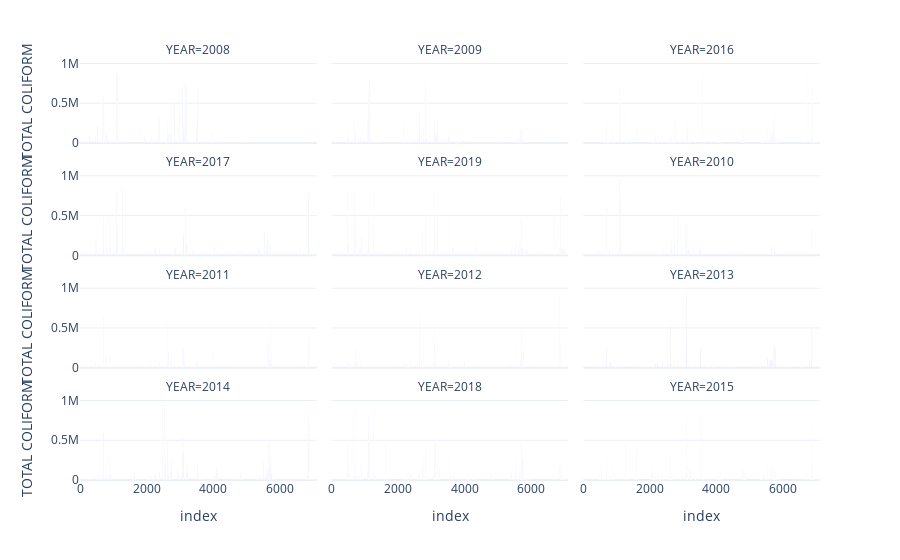

Notebook code cell kept with this figure:
### Code cell
fig = px.bar(df3, y='TOTAL COLIFORM', facet_col='YEAR', facet_col_wrap=3, template = 'plotly_white')
fig

### Figure 1 — Plotly figure (JSON) as saved in the notebook; plotly's stock layout.template omitted (floating-point values rounded to 4 significant figures; data arrays with more than 128 entries replaced by an {"elided": "..."} marker saying what was removed)
{"data": [{"alignmentgroup": "True", "hovertemplate": "YEAR=2008<br>index=%{x}<br>TOTAL COLIFORM=%{y}<extra></extra>", "legendgroup": "", "marker": {"color": "#636efa", "pattern": {"shape": ""}}, "name": "", "offsetgroup": "", "orientation": "v", "showlegend": false, "textposition": "auto", "type": "bar", "x": {"elided": "512 int values"}, "xaxis": "x10", "y": {"elided": "512 int values"}, "yaxis": "y10"}, {"alignmentgroup": "True", "hovertemplate": "YEAR=2009<br>index=%{x}<br>TOTAL COLIFORM=%{y}<extra></extra>", "legendgroup": "", "marker": {"color": "#636efa", "pattern": {"shape": ""}}, "name": "", "offsetgroup": "", "orientation": "v", "showlegend": false, "textposition": "auto", "type": "bar", "x": {"elided": "601 int values"}, "xaxis": "x11", "y": {"elided": "601 int values"}, "yaxis": "y11"}, {"alignmentgroup": "True", "hovertemplate": "YEAR=2016<br>index=%{x}<br>TOTAL COLIFORM=%{y}<extra></extra>", "legendgroup": "", "marker": {"color": "#636efa", "pattern": {"shape": ""}}, "name": "", "offsetgroup": "", "orientation": "v", "showlegend": false, "textposition": "auto", "type": "bar", "x": {"elided": "639 int values"}, "xaxis": "x12", "y": {"elided": "639 float values"}, "yaxis": "y12"}, {"alignmentgroup": "True", "hovertemplate": "YEAR=2017<br>index=%{x}<br>TOTAL COLIFORM=%{y}<extra></extra>", "legendgroup": "", "marker": {"color": "#636efa", "pattern": {"shape": ""}}, "name": "", "offsetgroup": "", "orientation": "v", "showlegend": false, "textposition": "auto", "type": "bar", "x": {"elided": "463 int values"}, "xaxis": "x7", "y": {"elided": "463 float values"}, "yaxis": "y7"}, {"alignmentgroup": "True", "hovertemplate": "YEAR=2019<br>index=%{x}<br>TOTAL COLIFORM=%{y}<extra></extra>", "legendgroup": "", "marker": {"color": "#636efa", "pattern": {"shape": ""}}, "name": "", "offsetgroup": "", "orientation": "v", "showlegend": false, "textposition": "auto", "type": "bar", "x": {"elided": "588 int values"}, "xaxis": "x8", "y": {"elided": "588 float values"}, "yaxis": "y8"}, {"alignmentgroup": "True", "hovertemplate": "YEAR=2010<br>index=%{x}<br>TOTAL COLIFORM=%{y}<extra></extra>", "legendgroup": "", "marker": {"color": "#636efa", "pattern": {"shape": ""}}, "name": "", "offsetgroup": "", "orientation": "v", "showlegend": false, "textposition": "auto", "type": "bar", "x": {"elided": "686 int values"}, "xaxis": "x9", "y": {"elided": "686 int values"}, "yaxis": "y9"}, {"alignmentgroup": "True", "hovertemplate": "YEAR=2011<br>index=%{x}<br>TOTAL COLIFORM=%{y}<extra></extra>", "legendgroup": "", "marker": {"color": "#636efa", "pattern": {"shape": ""}}, "name": "", "offsetgroup": "", "orientation": "v", "showlegend": false, "textposition": "auto", "type": "bar", "x": {"elided": "658 int values"}, "xaxis": "x4", "y": {"elided": "658 int values"}, "yaxis": "y4"}, {"alignmentgroup": "True", "hovertemplate": "YEAR=2012<br>index=%{x}<br>TOTAL COLIFORM=%{y}<extra></extra>", "legendgroup": "", "marker": {"color": "#636efa", "pattern": {"shape": ""}}, "name": "", "offsetgroup": "", "orientation": "v", "showlegend": false, "textposition": "auto", "type": "bar", "x": {"elided": "664 int values"}, "xaxis": "x5", "y": {"elided": "664 int values"}, "yaxis": "y5"}, {"alignmentgroup": "True", "hovertemplate": "YEAR=2013<br>index=%{x}<br>TOTAL COLIFORM=%{y}<extra></extra>", "legendgroup": "", "marker": {"color": "#636efa", "pattern": {"shape": ""}}, "name": "", "offsetgroup": "", "orientation": "v", "showlegend": false, "textposition": "auto", "type": "bar", "x": {"elided": "575 int values"}, "xaxis": "x6", "y": {"elided": "575 int values"}, "yaxis": "y6"}, {"alignmentgroup": "True", "hovertemplate": "YEAR=2014<br>index=%{x}<br>TOTAL COLIFORM=%{y}<extra></extra>", "legendgroup": "", "marker": {"color": "#636efa", "pattern": {"shape": ""}}, "name": "", "offsetgroup": "", "orientation": "v", "showlegend": false, "textposition": "auto", "type": "bar", "x": {"elided": "585 int values"}, "xaxis": "x", "y": {"elided": "585 int values"}, "yaxis": "y"}, {"alignmentgroup": "True", "hovertemplate": "YEAR=2018<br>index=%{x}<br>TOTAL COLIFORM=%{y}<extra></extra>", "legendgroup": "", "marker": {"color": "#636efa", "pattern": {"shape": ""}}, "name": "", "offsetgroup": "", "orientation": "v", "showlegend": false, "textposition": "auto", "type": "bar", "x": {"elided": "622 int values"}, "xaxis": "x2", "y": {"elided": "622 float values"}, "yaxis": "y2"}, {"alignmentgroup": "True", "hovertemplate": "YEAR=2015<br>index=%{x}<br>TOTAL COLIFORM=%{y}<extra></extra>", "legendgroup": "", "marker": {"color": "#636efa", "pattern": {"shape": ""}}, "name": "", "offsetgroup": "", "orientation": "v", "showlegend": false, "textposition": "auto", "type": "bar", "x": {"elided": "524 int values"}, "xaxis": "x3", "y": {"elided": "524 float values"}, "yaxis": "y3"}], "layout": {"annotations": [{"font": {}, "showarrow": false, "text": "YEAR=2014", "x": 0.16, "xanchor": "center", "xref": "paper", "y": 0.1975, "yanchor": "bottom", "yref": "paper"}, {"font": {}, "showarrow": false, "text": "YEAR=2018", "x": 0.5, "xanchor": "center", "xref": "paper", "y": 0.1975, "yanchor": "bottom", "yref": "paper"}, {"font": {}, "showarrow": false, "text": "YEAR=2015", "x": 0.84, "xanchor": "center", "xref": "paper", "y": 0.1975, "yanchor": "bottom", "yref": "paper"}, {"font": {}, "showarrow": false, "text": "YEAR=2011", "x": 0.16, "xanchor": "center", "xref": "paper", "y": 0.465, "yanchor": "bottom", "yref": "paper"}, {"font": {}, "showarrow": false, "text": "YEAR=2012", "x": 0.5, "xanchor": "center", "xref": "paper", "y": 0.465, "yanchor": "bottom", "yref": "paper"}, {"font": {}, "showarrow": false, "text": "YEAR=2013", "x": 0.84, "xanchor": "center", "xref": "paper", "y": 0.465, "yanchor": "bottom", "yref": "paper"}, {"font": {}, "showarrow": false, "text": "YEAR=2017", "x": 0.16, "xanchor": "center", "xref": "paper", "y": 0.7325, "yanchor": "bottom", "yref": "paper"}, {"font": {}, "showarrow": false, "text": "YEAR=2019", "x": 0.5, "xanchor": "center", "xref": "paper", "y": 0.7325, "yanchor": "bottom", "yref": "paper"}, {"font": {}, "showarrow": false, "text": "YEAR=2010", "x": 0.84, "xanchor": "center", "xref": "paper", "y": 0.7325, "yanchor": "bottom", "yref": "paper"}, {"font": {}, "showarrow": false, "text": "YEAR=2008", "x": 0.16, "xanchor": "center", "xref": "paper", "y": 1, "yanchor": "bottom", "yref": "paper"}, {"font": {}, "showarrow": false, "text": "YEAR=2009", "x": 0.5, "xanchor": "center", "xref": "paper", "y": 1, "yanchor": "bottom", "yref": "paper"}, {"font": {}, "showarrow": false, "text": "YEAR=2016", "x": 0.84, "xanchor": "center", "xref": "paper", "y": 1, "yanchor": "bottom", "yref": "paper"}], "barmode": "relative", "legend": {"tracegroupgap": 0}, "margin": {"t": 60}, "xaxis": {"anchor": "y", "domain": [0, 0.32], "title": {"text": "index"}}, "xaxis10": {"anchor": "y10", "domain": [0, 0.32], "matches": "x", "showticklabels": false}, "xaxis11": {"anchor": "y11", "domain": [0.34, 0.66], "matches": "x", "showticklabels": false}, "xaxis12": {"anchor": "y12", "domain": [0.68, 1.0], "matches": "x", "showticklabels": false}, "xaxis2": {"anchor": "y2", "domain": [0.34, 0.66], "matches": "x", "title": {"text": "index"}}, "xaxis3": {"anchor": "y3", "domain": [0.68, 1.0], "matches": "x", "title": {"text": "index"}}, "xaxis4": {"anchor": "y4", "domain": [0, 0.32], "matches": "x", "showticklabels": false}, "xaxis5": {"anchor": "y5", "domain": [0.34, 0.66], "matches": "x", "showticklabels": false}, "xaxis6": {"anchor": "y6", "domain": [0.68, 1.0], "matches": "x", "showticklabels": false}, "xaxis7": {"anchor": "y7", "domain": [0, 0.32], "matches": "x", "showticklabels": false}, "xaxis8": {"anchor": "y8", "domain": [0.34, 0.66], "matches": "x", "showticklabels": false}, "xaxis9": {"anchor": "y9", "domain": [0.68, 1.0], "matches": "x", "showticklabels": false}, "yaxis": {"anchor": "x", "domain": [0, 0.1975], "title": {"text": "TOTAL COLIFORM"}}, "yaxis10": {"anchor": "x10", "domain": [0.8025, 1], "matches": "y", "title": {"text": "TOTAL COLIFORM"}}, "yaxis11": {"anchor": "x11", "domain": [0.8025, 1], "matches": "y", "showticklabels": false}, "yaxis12": {"anchor": "x12", "domain": [0.8025, 1], "matches": "y", "showticklabels": false}, "yaxis2": {"anchor": "x2", "domain": [0, 0.1975], "matches": "y", "showticklabels": false}, "yaxis3": {"anchor": "x3", "domain": [0, 0.1975], "matches": "y", "showticklabels": false}, "yaxis4": {"anchor": "x4", "domain": [0.2675, 0.465], "matches": "y", "title": {"text": "TOTAL COLIFORM"}}, "yaxis5": {"anchor": "x5", "domain": [0.2675, 0.465], "matches": "y", "showticklabels": false}, "yaxis6": {"anchor": "x6", "domain": [0.2675, 0.465], "matches": "y", "showticklabels": false}, "yaxis7": {"anchor": "x7", "domain": [0.535, 0.7325], "matches": "y", "title": {"text": "TOTAL COLIFORM"}}, "yaxis8": {"anchor": "x8", "domain": [0.535, 0.7325], "matches": "y", "showticklabels": false}, "yaxis9": {"anchor": "x9", "domain": [0.535, 0.7325], "matches": "y", "showticklabels": false}}}
